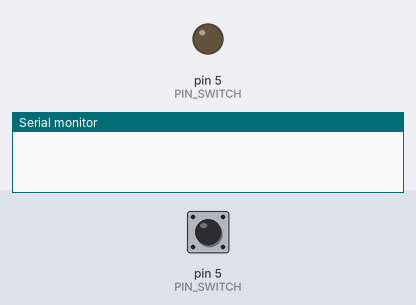
Bench run of a sketch on a simulated Arduino Uno, built with avr-gcc and run on an emulated ATmega328P. Shown: output pins drawn as LEDs (lit = HIGH), the last lines printed to the serial monitor. Dashed ring = blinking. Inputs (shaded band) come from the test bench; at power-on: pin 5 (PIN_SWITCH) HIGH.

Above: at 1.2 s.
1.3 s: pin 5 (PIN_SWITCH) pulled LOW for 0.15 s
At 1.7 s:
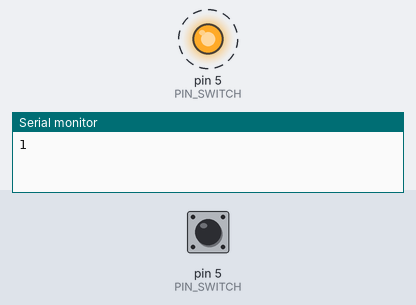
Timing chart, 0 to 10.4 s (numbered marks = the images above; inputs shaded):
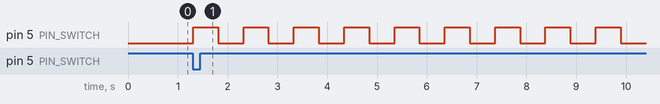

Measured:
- after the input at 1.3 s, pin 5 (PIN_SWITCH): alternates HIGH for 0.50 s and LOW for 0.51 s, starting at once

The sketch:

SEP2.ino.ino
```cpp
int PIN_SWITCH = 5;
byte i;
void setup() {
  // put your setup code here, to run once:
  pinMode(PIN_SWITCH,INPUT_PULLUP);
  Serial.begin(9600);
}

void loop() {
  // put your main code here, to run repeatedly:

  if(digitalRead(PIN_SWITCH)==LOW){
    delay(10);
    if(digitalRead(PIN_SWITCH)==LOW){
      i++;
      pinMode(PIN_SWITCH,OUTPUT);
      digitalWrite(PIN_SWITCH,LOW);
      Serial.println(i);
      digitalWrite(PIN_SWITCH,HIGH);
      delay(500);
      digitalWrite(PIN_SWITCH,LOW);
      delay(500);
    }
   }
}
```
